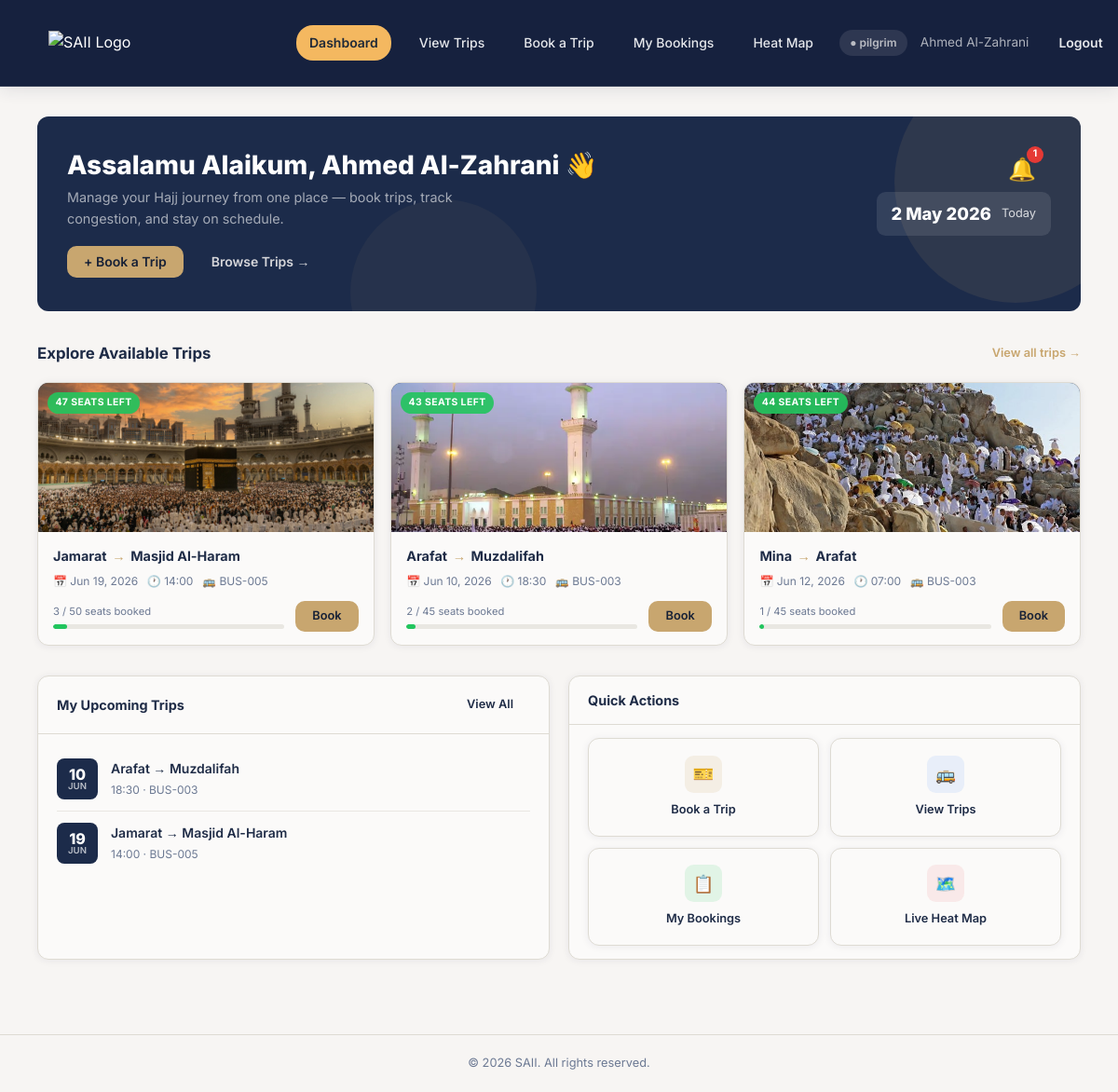
The page /user-dashboard.php (signed in) on the database its author committed.
### tables this page shows
CREATE TABLE `trip` (
  `TripID` int(11) NOT NULL,
  `Origin` varchar(100) NOT NULL,
  `Destination` varchar(100) NOT NULL,
  `DepartureDate` date NOT NULL,
  `DepartureTime` time NOT NULL,
  `TotalSeats` int(11) NOT NULL,
  `AvailableSeats` int(11) NOT NULL,
  `Status` enum('Confirmed','Completed','Cancelled') NOT NULL,
  `Pickup_Location` varchar(150) DEFAULT NULL,
  `BusID` int(11) NOT NULL,
  `AdminID` int(11) NOT NULL
);

CREATE TABLE `bus` (
  `BusID` int(11) NOT NULL,
  `Bus_Number` varchar(50) NOT NULL,
  `Capacity` int(11) NOT NULL,
  `Status` enum('Active','Maintenance') NOT NULL,
  `Driver_Name` varchar(100) NOT NULL,
  `Driver_Phone` varchar(20) NOT NULL
);

### user-dashboard.php (the view, shortened to what this page needs)
<?php
include('db_connection.php');
$userID = $_SESSION['UserID'];
$pilgrimID = null;
$stmt = $conn->prepare("SELECT PilgrimID FROM pilgrim WHERE UserID = ? LIMIT 1");
$stmt->bind_param("i", $userID);
$stmt->execute();
$result = $stmt->get_result();
    if ($row = $result->fetch_assoc()) {
        $pilgrimID = $row['PilgrimID'];
    }
    $notifCount = 0;
    $stmt = $conn->prepare("
        SELECT COUNT(DISTINCT n.notification_id) AS cnt
        FROM notification n
        JOIN trip t ON n.TripID = t.TripID
        JOIN booking bk ON bk.TripID = t.TripID
        WHERE bk.PilgrimID = ?
          AND bk.BookingStatus = 'Confirmed'
          AND t.DepartureDate >= CURDATE()
    ");
    $stmt->bind_param("i", $pilgrimID);
    $stmt->execute();
    $result = $stmt->get_result();
    if ($row = $result->fetch_assoc()) {
        $notifCount = (int)$row['cnt'];
    }
    $trips = [];
    $tripsResult = $conn->query("
        SELECT
        t.TripID,
        t.Origin,
        t.Destination,
        t.DepartureDate,
        t.DepartureTime,
        t.TotalSeats,
        t.AvailableSeats,
        t.Status,
        b.Bus_Number,
        (t.TotalSeats - t.AvailableSeats) AS BookedSeats,
        CASE
            WHEN t.TotalSeats > 0
            THEN ROUND(((t.TotalSeats - t.AvailableSeats) / t.TotalSeats) * 100)
            ELSE 0
        END AS FillPercent
    FROM trip t
    JOIN bus b ON t.BusID = b.BusID
    WHERE
        t.Status = 'Confirmed'
        AND t.DepartureDate >= CURDATE()
        AND t.TotalSeats > 0
    ORDER BY
        BookedSeats DESC,
        t.DepartureDate ASC,
        t.DepartureTime ASC
    LIMIT 3
");
while ($row = $tripsResult->fetch_assoc()) {
    $trips[] = $row;
}
$myBookings = [];
$stmt = $conn->prepare("
    SELECT t.Origin, t.Destination, t.DepartureDate, t.DepartureTime, b.Bus_Number
    FROM booking bk
    JOIN trip t ON bk.TripID = t.TripID
    JOIN bus b ON t.BusID = b.BusID
    WHERE bk.PilgrimID = ?
      AND bk.BookingStatus = 'Confirmed'
      AND t.Status = 'Confirmed'
    ORDER BY t.DepartureDate ASC, t.DepartureTime ASC
");
$stmt->bind_param("i", $pilgrimID);
$stmt->execute();
$result = $stmt->get_result();
while ($row = $result->fetch_assoc()) {
    $myBookings[] = $row;
}
function fmtDate($d) {
    $months = ['Jan','Feb','Mar','Apr','May','Jun','Jul','Aug','Sep','Oct','Nov','Dec'];
    $parts = explode('-', $d);
    return $months[(int)$parts[1] - 1] . ' ' . (int)$parts[2] . ', ' . $parts[0];
}
function fmtTime($t) {
    return substr($t, 0, 5);
}
function getTripImage($destination) {
    $map = [
        'Mina'           => 'image/Mina.png',
        'Muzdalifah'     => 'image/Muzdalifah.png',
        'Arafat'         => 'image/Arafat.jpg',
        'Masjid Al-Haram'=> 'image/Makkah.jpg',
        'Aziziyah'       => 'image/Aziziyah.jpg',
        'Jamarat'        => 'image/jamarat.webp',
    ];
    foreach ($map as $key => $img) {
        if (stripos($destination, $key) !== false) return $img;
    }
    return 'image/default.jpg';
}
function getSeatBadge($total, $available) {
    $booked = $total - $available;
    $pct = $total > 0 ? round(($booked / $total) * 100) : 0;
    return                      ['class' => 'available', 'text' => $available . ' seats left'];
}
function getFillClass($total, $available) {
    $booked = $total - $available;
    $pct = $total > 0 ? round(($booked / $total) * 100) : 0;
    return 'fill-green';
}
?>
<!DOCTYPE html>
<html lang="en">
<head>
  <link rel="stylesheet" href="styles.css"/>
</head>
<body class="page-wrapper">
<header class="navbar">
  <div class="navbar-inner">
    <a href="user-dashboard.php" class="nav-logo">
      <img src="image/saii.png" alt="SAII Logo" class="logo-img"/>
    </a>
    <nav class="nav-links">
      <a href="user-dashboard.php"  class="nav-link active">Dashboard</a>
      <a href="view-trips.php"      class="nav-link">View Trips</a>
      <a href="add-booking.php"     class="nav-link">Book a Trip</a>
      <a href="my_bookings.php"     class="nav-link">My Bookings</a>
      <a href="user-heat-map.php"   class="nav-link">Heat Map</a>
    </nav>
    <div class="nav-right">
      <span class="role-chip user">&#9679; pilgrim</span>
      <span style="color:rgba(255,255,255,.65);font-size:.85rem;">
        <?= htmlspecialchars($_SESSION['User_Name']) ?>
      </span>
      <a href="logout.php" class="btn btn-sm btn-outline-dark">Logout</a>
    </div>
  </div>
</header>
<div class="page-content">
  <div class="user-hero">
    <div class="user-hero-inner">
      <a href="notifications.php" class="notif-bell-wrap" title="View Notifications">
        🔔
        <?php if ($notifCount > 0): ?>
          <span class="notif-badge"><?= $notifCount > 99 ? '99+' : $notifCount ?></span>
        <?php endif; ?>
      </a>
      <div class="user-hero-text">
        <h2>Assalamu Alaikum, <span><?= htmlspecialchars($_SESSION['User_Name']) ?></span> 👋</h2>
        <p>Manage your Hajj journey from one place — book trips, track congestion, and stay on schedule.</p>
        <div class="user-hero-actions" style="margin-top:1.1rem;">
          <a href="add-booking.php"  class="btn btn-accent">+ Book a Trip</a>
          <a href="view-trips.php"   class="btn btn-outline-dark">Browse Trips →</a>
        </div>
      </div>
      <div style="display:flex;gap:.65rem;flex-wrap:wrap;">
        <div class="user-hero-stat">
          <strong><?= date('j M Y') ?></strong> Today
        </div>
      </div>
    </div>
  </div>
  <div class="section-header">
    <h2>Explore Available Trips</h2>
    <a href="view-trips.php">View all trips →</a>
  </div>
  <div class="trips-grid">
    <?php if (empty($trips)): ?>
      <p style="color:var(--fg-muted)">No available trips at the moment.</p>
    <?php else: ?>
      <?php foreach ($trips as $t):
        $booked    = $t['TotalSeats'] - $t['AvailableSeats'];
        $pct       = $t['TotalSeats'] > 0 ? round(($booked / $t['TotalSeats']) * 100) : 0;
        $badge     = getSeatBadge($t['TotalSeats'], $t['AvailableSeats']);
        $fillClass = getFillClass($t['TotalSeats'], $t['AvailableSeats']);
        $img       = getTripImage($t['Destination']);
        $tripID    = htmlspecialchars($t['TripID']);
      ?>
      <div class="trip-photo-card"
           onclick="showToast('Trip TRP-<?= $tripID ?> – tap Book a Trip to reserve your seat','info')">
        <div class="trip-photo-wrap">
          <div class="trip-photo-gradient">
            <img src="<?= htmlspecialchars($img) ?>" class="trip-img"/>
          </div>
          <span class="trip-photo-badge <?= $badge['class'] ?>">
            <?= htmlspecialchars($badge['text']) ?>
          </span>
        </div>
        <div class="trip-photo-body">
          <div class="trip-photo-route">
            <?= htmlspecialchars($t['Origin']) ?>
            <span class="arrow"> → </span>
            <?= htmlspecialchars($t['Destination']) ?>
          </div>
          <div class="trip-photo-meta">
            <span>📅 <?= fmtDate($t['DepartureDate']) ?></span>
            <span>🕐 <?= fmtTime($t['DepartureTime']) ?></span>
            <span>🚌 <?= htmlspecialchars($t['Bus_Number']) ?></span>
          </div>
          <div class="trip-photo-footer">
            <div class="trip-seats-bar-wrap">
              <div class="trip-seats-label"><?= $booked ?> / <?= $t['TotalSeats'] ?> seats booked</div>
              <div class="trip-seats-bar">
                <div class="trip-seats-fill <?= $fillClass ?>" style="width:<?= $pct ?>%"></div>
              </div>
            </div>
            <a href="add-booking.php" class="btn btn-sm btn-accent"
               onclick="event.stopPropagation()">Book</a>
          </div>
        </div>
      </div>
      <?php endforeach; ?>
    <?php endif; ?>
  </div>
  <div class="user-lower-grid">
    <div class="card">
      <div class="card-header">
        <h3>My Upcoming Trips</h3>
        <a href="my_bookings.php" class="btn btn-sm btn-outline">View All</a>
      </div>
      <div class="card-body">
        <?php if (empty($myBookings)): ?>
          <p style="color:var(--fg-muted)">No upcoming bookings.</p>
        <?php else: ?>
          <?php foreach ($myBookings as $b):
            $day   = date('j', strtotime($b['DepartureDate']));
            $month = date('M', strtotime($b['DepartureDate']));
          ?>
          <div class="upcoming-item">
            <div class="upcoming-date-box">
              <span class="day"><?= $day ?></span>
              <span class="month"><?= $month ?></span>
            </div>
            <div class="upcoming-info">
              <div class="upcoming-route">
                <?= htmlspecialchars($b['Origin']) ?> → <?= htmlspecialchars($b['Destination']) ?>
              </div>
              <div class="upcoming-meta">
                <?= fmtTime($b['DepartureTime']) ?> · <?= htmlspecialchars($b['Bus_Number']) ?>
              </div>
            </div>
          </div>
          <?php endforeach; ?>
        <?php endif; ?>
      </div>
    </div>
    <div style="display:flex;flex-direction:column;gap:1.1rem;">
      <div class="card">
        <div class="card-header"><h3>Quick Actions</h3></div>
        <div class="card-body">
          <div class="quick-actions-grid">
            <a href="add-booking.php" class="quick-action-btn">
              <div class="quick-action-icon" style="background:hsla(37,45%,61%,.15);">🎫</div>
              Book a Trip
            </a>
            <a href="view-trips.php" class="quick-action-btn">
              <div class="quick-action-icon" style="background:hsla(217,91%,60%,.1);">🚌</div>
              View Trips
            </a>
            <a href="my_bookings.php" class="quick-action-btn">
              <div class="quick-action-icon" style="background:hsla(142,71%,45%,.12);">📋</div>
              My Bookings
            </a>
            <a href="user-heat-map.php" class="quick-action-btn">
              <div class="quick-action-icon" style="background:hsla(0,72%,51%,.08);">🗺️</div>
              Live Heat Map
            </a>
          </div>
        </div>
      </div>
    </div>
  </div>
</div>
<footer class="site-footer">
  <p>© 2026 SAII. All rights reserved.</p>
</footer>
</body>
</html>

### user-dashboard.php (style rules this page uses)
.notif-bell-wrap { position: absolute; top: 0.1rem; right: 1rem; text-decoration: none; font-size: 1.5rem; color: #333; }
.notif-badge { position: absolute; top: -6px; right: -8px; background: #e53935; color: #fff; font-size: 0.65rem; font-weight: 700; min-width: 18px; height: 18px; border-radius: 9px; display: flex; align-items: center; justify-content: center; padding: 0 4px; line-height: 1; }

### rows shown on the page
trip: shows a picture, TotalSeats+AvailableSeats "47 SEATS LEFT", Origin "Jamarat", Destination "Masjid Al-Haram", DepartureDate "Jun 19, 2026", DepartureTime "14:00", BusID.Bus_Number "BUS-005", booked "3", TotalSeats "50", DepartureDate "19", DepartureDate "JUN"
trip: Destination (picture), TotalSeats+AvailableSeats "43 SEATS LEFT", Origin "Arafat", Destination "Muzdalifah", DepartureDate "Jun 10, 2026", DepartureTime "18:30", BusID.Bus_Number "BUS-003", booked "2", TotalSeats "45", DepartureDate "10", DepartureDate "JUN"
trip: Destination (picture), TotalSeats+AvailableSeats "44 SEATS LEFT", Origin "Mina", Destination "Arafat", DepartureDate "Jun 12, 2026", DepartureTime "07:00", BusID.Bus_Number "BUS-003", booked "1", TotalSeats "45"

### other values the page prints
$_SESSION['User_Name'] "Ahmed Al-Zahrani"
$notifCount "1"
